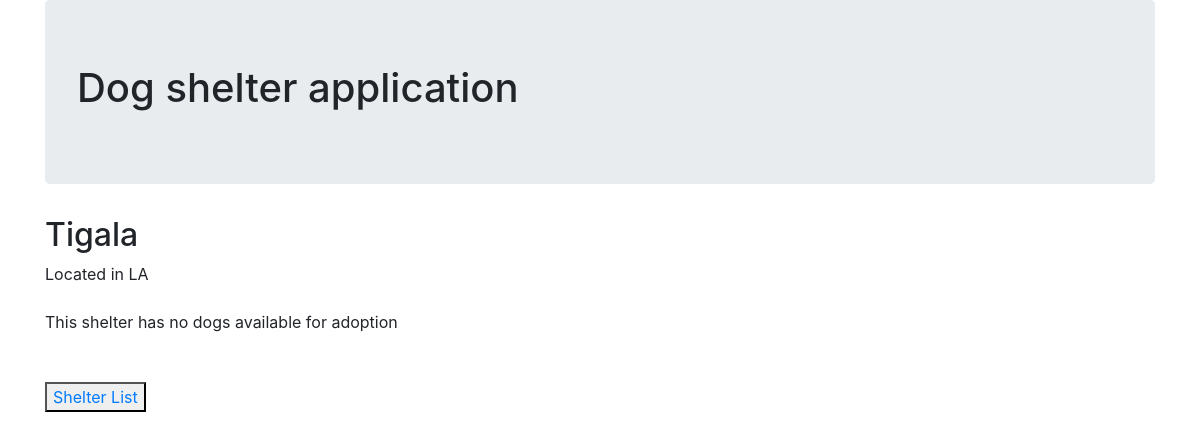
Before: /shelter/3 with the older database file.
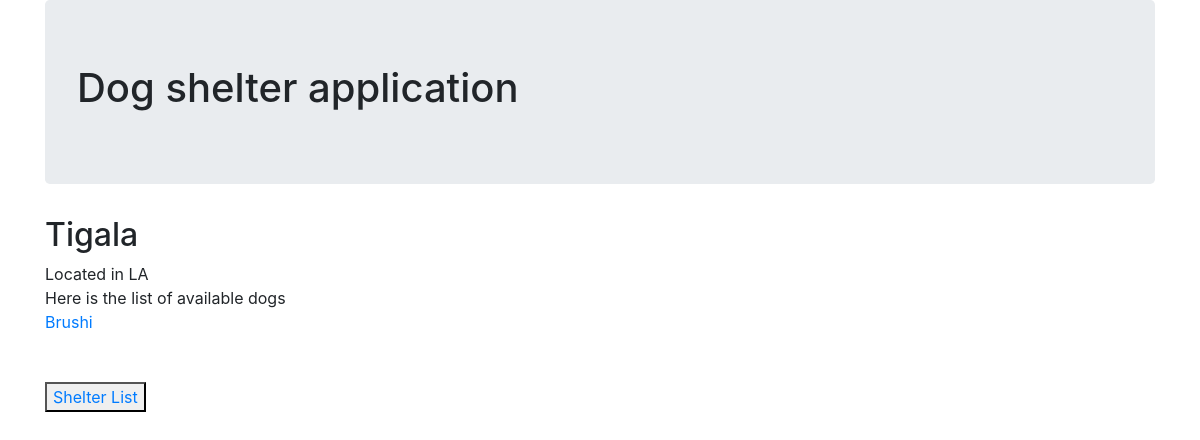
After: the same page with the newer database file.
### dog_shelters/models.py (models this page shows, shortened)
class Dog(models.Model):
    shelter = models.ForeignKey(Shelter, on_delete=models.PROTECT)
    name = models.CharField(max_length=200)
    description = models.TextField(max_length=200)
    intake_date = models.DateTimeField(auto_now_add=True)

### dog_shelters/views.py (the view)
# urls.py: path('shelter/<int:pk>', views.shelter_detail, name='shelter_detail'),
def shelter_detail(request, pk):
    shelter = get_object_or_404(models.Shelter, pk=pk)
    context = {'shelter':shelter}
    return render(request,'shelter_detail.html',context)

### dog_shelters/templates/shelter_detail.html (shortened to what this page needs)
{% extends 'base.html' %}
{% block content %}
<h2>{{ shelter.name }}</h2>
<div>Located in {{ shelter.location }}</div>
{% if shelter.dog_set.all %}
    <div>Here is the list of available dogs</div>
    {% for dog in shelter.dog_set.all %}
        <div>
            <a href="{% url 'dog_detail' dog.id %}">
                {{dog.name}}
            </a>
        </div>
        {% endfor %}
        {% else %}
        <br>
        <div>
            This shelter has no dogs available for adoption
        </div>
        {% endif %}
    <br><br>
    <button><a href="{% url 'shelter_list' %}">Shelter List</a></button>
{% endblock %}

Changed rows visible on the page:
added Dog: name "Brushi"
Other visible differences:
text no longer shown: "This shelter has no dogs available for adoption"
text now shown: "Here is the list of available dogs"
